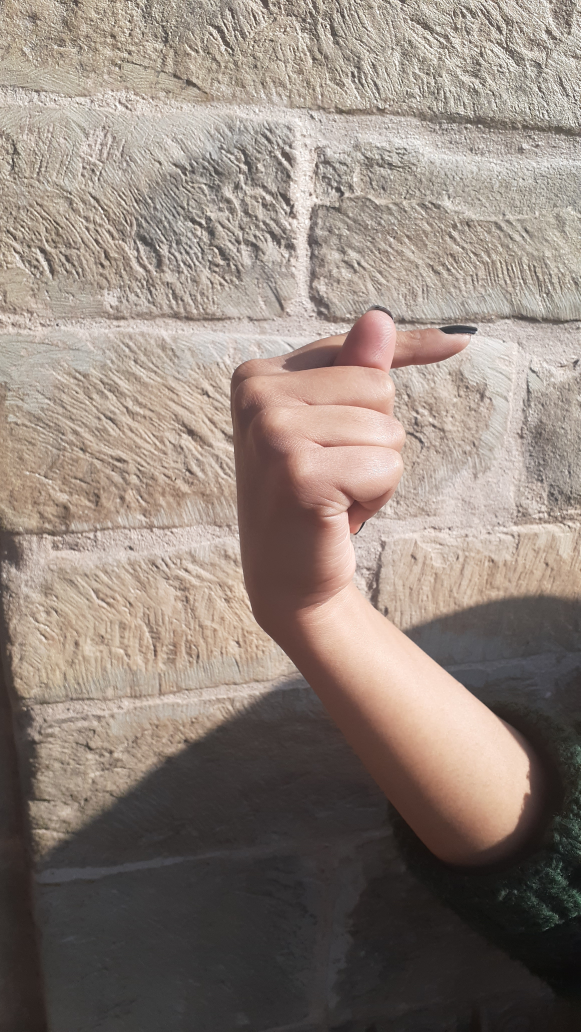
#> input picture 20191226_140129.jpg, 2322 x 4128 px, given in place of the camera (shown at 1/4 size)
$ python writer.py
#> lines starting #> are read from the running program, lines starting #| are printed output that depends on the picture
import numpy as np
import cv2
import os

import time
ht =60 #thresh value
bgSet = False
bgSubThreshold = 50
learningRate = 0
blurValue = 41
import destination

#CHANGE DESTINATION
imagefile=  destination.images
#TRAINING SIGN
trainsub = "ga"

index=0
def write(name,image):
    global index
    Name = name+"-"+str(index)+".png"
    while Name in os.listdir(imagefile):
        Name = name+"-"+str(index)+".png"
        index += 1
    cv2.imwrite(imagefile+os.path.sep+Name,image)
    print(index)


def on_trackbar(a):
    global ht
    ht = a
    print(ht)

def remove_background(frame):
    fgmask = bgModel.apply(frame, learningRate=learningRate)
    kernel = np.ones((3, 3), np.uint8)
    fgmask = cv2.erode(fgmask, kernel, iterations=1)
    res = cv2.bitwise_and(frame, frame, mask=fgmask)
    return res

def image_to_feature_vector(image, size=(32, 32)):
	# resize the image to a fixed size, then flatten the image into
	# a list of raw pixel intensities
	return cv2.resize(image, size).flatten()


cap = cv2.VideoCapture(0)


cv2.namedWindow("frame")
trackbar_name ="thresh"
cv2.createTrackbar(trackbar_name, "frame" , 0, 255, on_trackbar)

label="Started"
mlabel = "***"

while True:
    ret, frame = cap.read()
#> frame is the input picture: shape (4128, 2322, 3); mean B, G, R 122.8, 131.6, 144.8
    #remove that annoying ulto effect
    frame = cv2.flip(frame, 1)
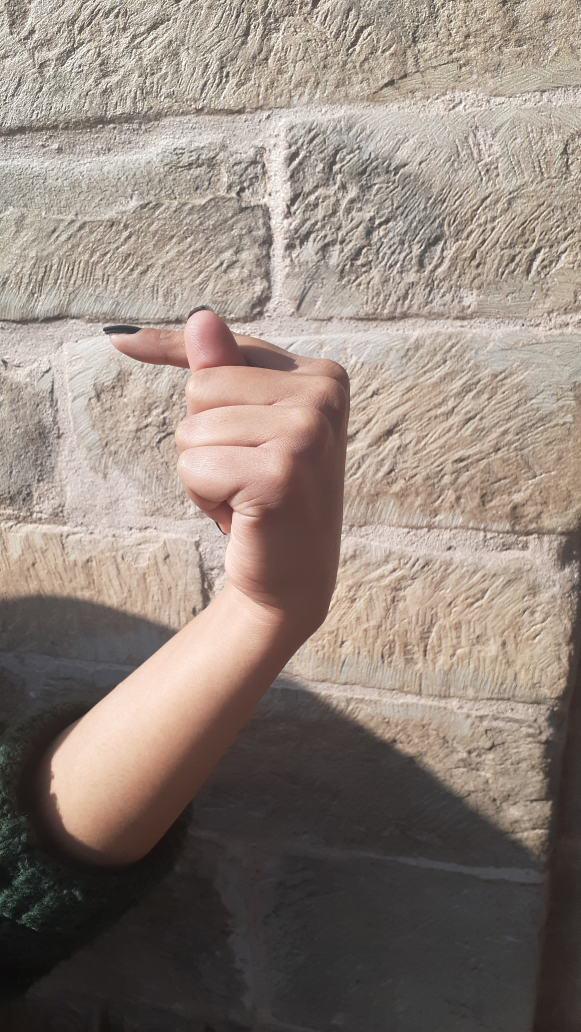
#> frame: shape (4128, 2322, 3) (shown at 1/4 size); mean B, G, R 122.8, 131.6, 144.8

    top, right, bottom, left = 50, 350, 250, 590

    roi = frame[top:bottom, right:left]
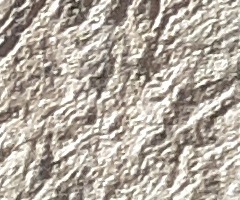
#> roi: shape (200, 240, 3); mean B, G, R 159.3, 170.1, 178.7
    cv2.rectangle(frame, (left, top), (right, bottom), (0,255,0), 2)

    if bgSet:
        img=remove_background(roi)
        gray = cv2.cvtColor(img, cv2.COLOR_BGR2GRAY)
        blur = cv2.GaussianBlur(gray, (blurValue, blurValue), 0)
        ret, thresh = cv2.threshold(blur, ht, 255, cv2.THRESH_BINARY + cv2.THRESH_OTSU)
        contours, hierarchy = cv2.findContours(thresh, cv2.RETR_TREE, cv2.CHAIN_APPROX_SIMPLE)
        canvas = np.zeros(gray.shape, np.uint8)
        if(contours):
            contour = max(contours, key=cv2.contourArea)
            #hull = cv2.convexHull(np.float32(contour))
            cv2.drawContours(canvas, contours, -1, (255,255,255), 2)
            features = image_to_feature_vector(canvas) / 255.0
            features = np.array([features])
        cv2.imshow("mini",canvas)
    cv2.imshow("frame",frame)
    wk = cv2.waitKey(1)
#> (key Esc is pressed here)
    if wk == ord('b'):
        print('backgroud set')
        bgModel = cv2.createBackgroundSubtractorMOG2(0, bgSubThreshold)
        bgSet = True

    elif wk == ord('s'):
        im = canvas
        write(trainsub,im)


    elif wk == ord('a'):
        cap.release()
        cv2.destroyAllWindows()
        break

$ run again, on 20191226_140134.jpg
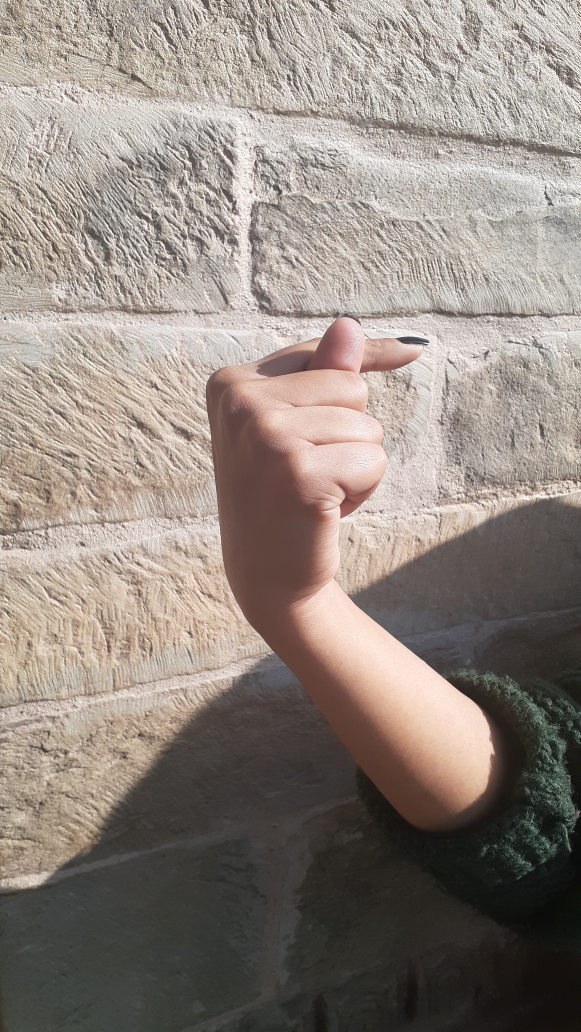
#> input picture 20191226_140134.jpg, 2322 x 4128 px, given in place of the camera (shown at 1/4 size)
#> frame is the input picture: shape (4128, 2322, 3); mean B, G, R 126.8, 134.5, 144.8
#> `frame = cv2.flip(frame, 1)`:
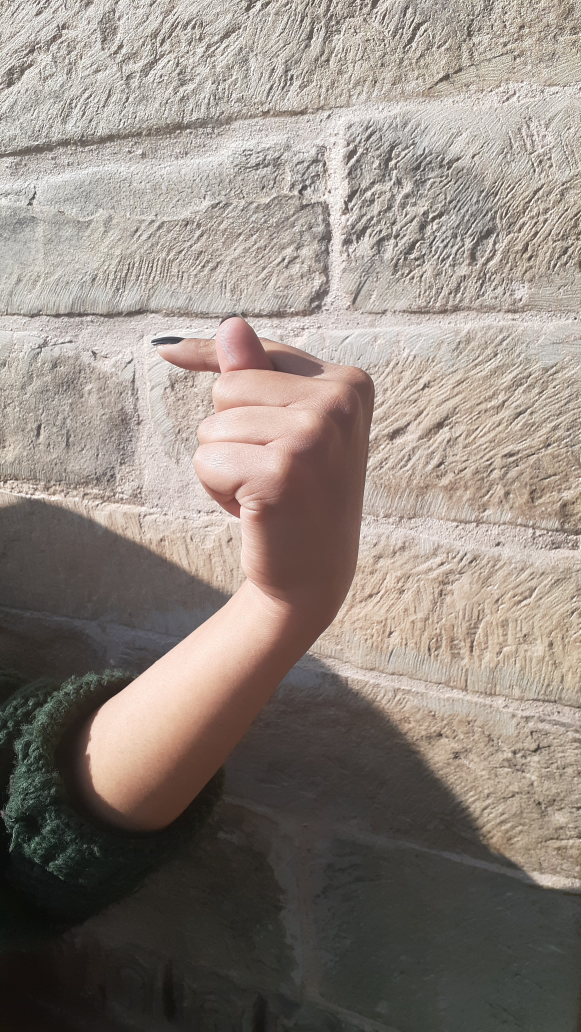
#> frame: shape (4128, 2322, 3) (shown at 1/4 size); mean B, G, R 126.8, 134.5, 144.8
#> `roi = frame[top:bottom, right:left]`:
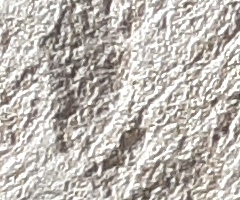
#> roi: shape (200, 240, 3); mean B, G, R 176.7, 182.5, 188.2

$ run again, on 20191226_140144.jpg
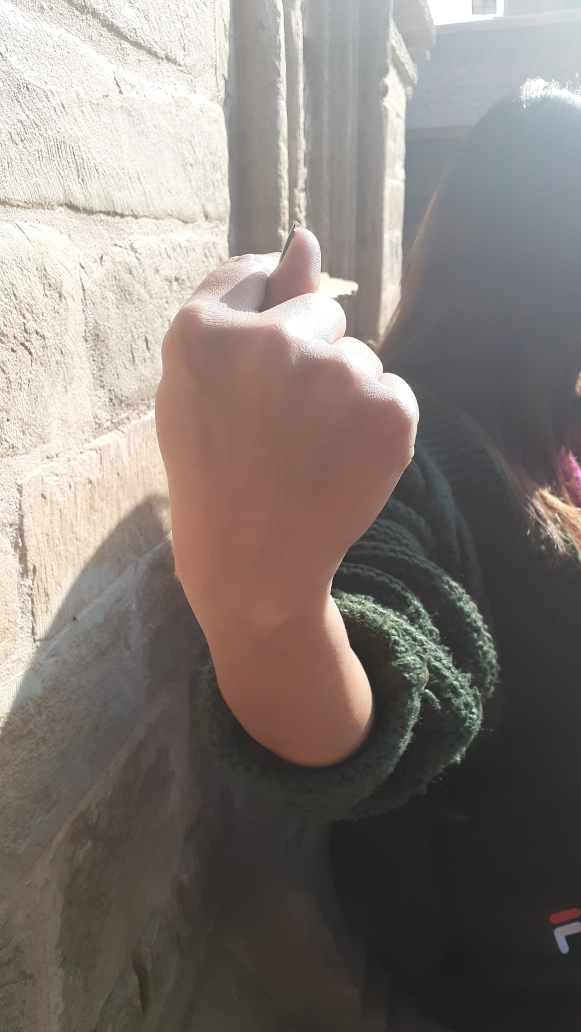
#> input picture 20191226_140144.jpg, 2322 x 4128 px, given in place of the camera (shown at 1/4 size)
#> frame is the input picture: shape (4128, 2322, 3); mean B, G, R 118.6, 123.5, 131.7
#> `frame = cv2.flip(frame, 1)`:
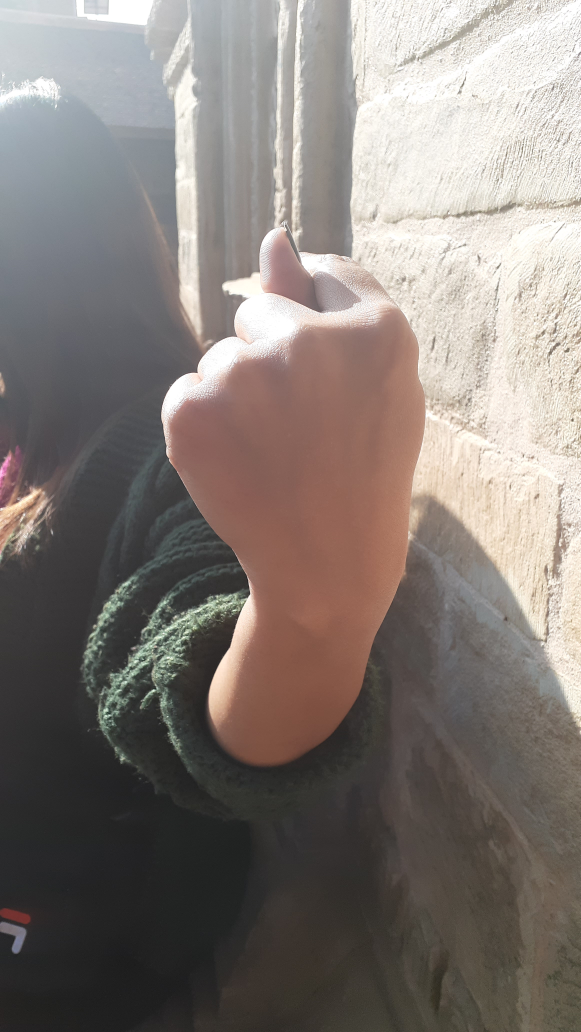
#> frame: shape (4128, 2322, 3) (shown at 1/4 size); mean B, G, R 118.6, 123.5, 131.7
#> `roi = frame[top:bottom, right:left]`:
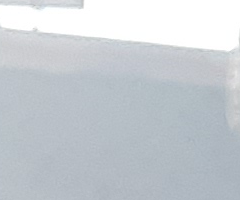
#> roi: shape (200, 240, 3); mean B, G, R 209.9, 204.4, 198.7

$ run again, on 20191226_140156.jpg
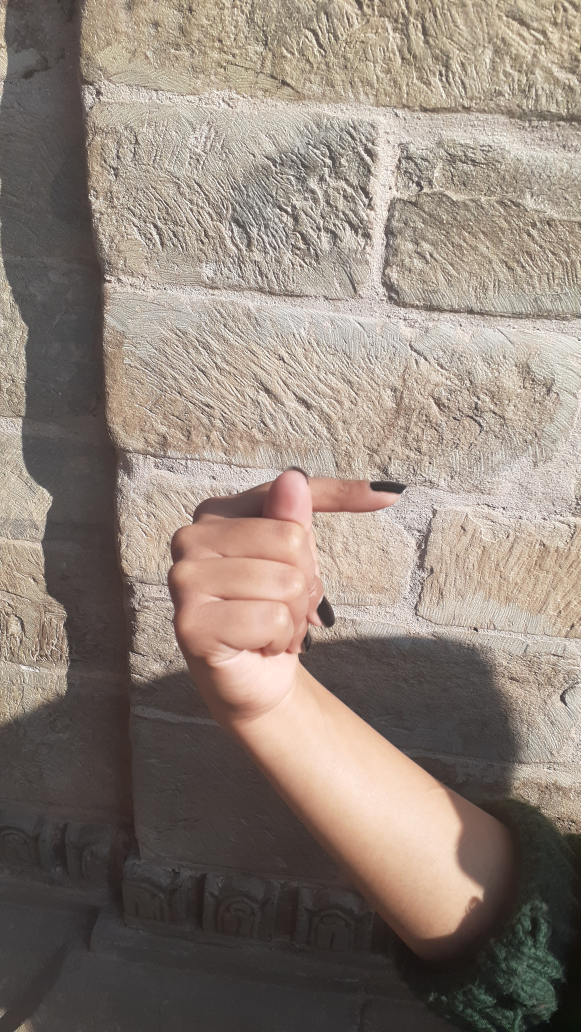
#> input picture 20191226_140156.jpg, 2322 x 4128 px, given in place of the camera (shown at 1/4 size)
#> frame is the input picture: shape (4128, 2322, 3); mean B, G, R 120.4, 130.3, 143
#> `frame = cv2.flip(frame, 1)`:
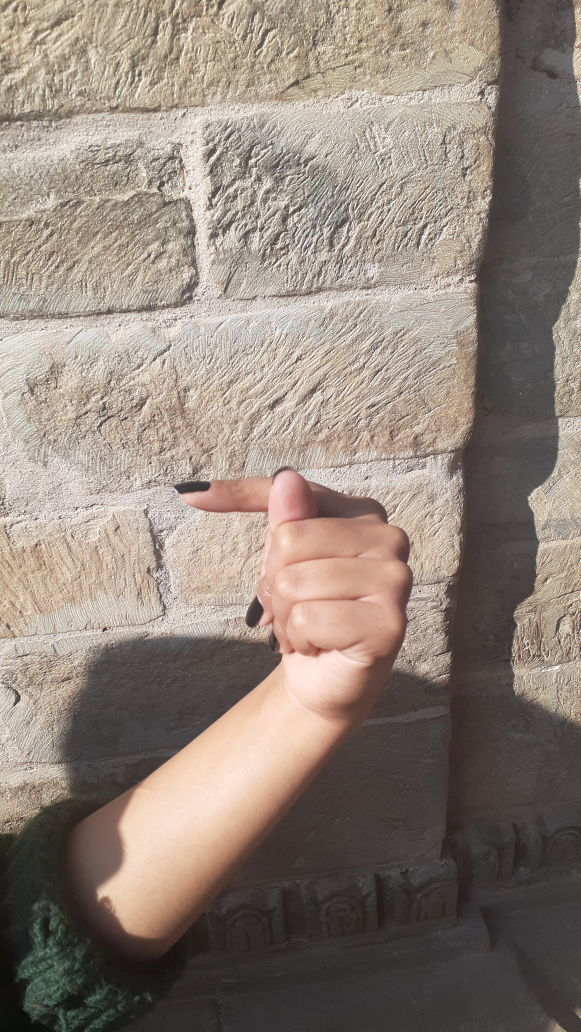
#> frame: shape (4128, 2322, 3) (shown at 1/4 size); mean B, G, R 120.4, 130.3, 143
#> `roi = frame[top:bottom, right:left]`:
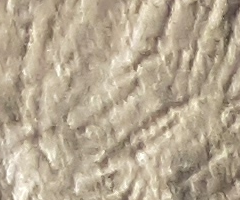
#> roi: shape (200, 240, 3); mean B, G, R 145.9, 168, 182.3
